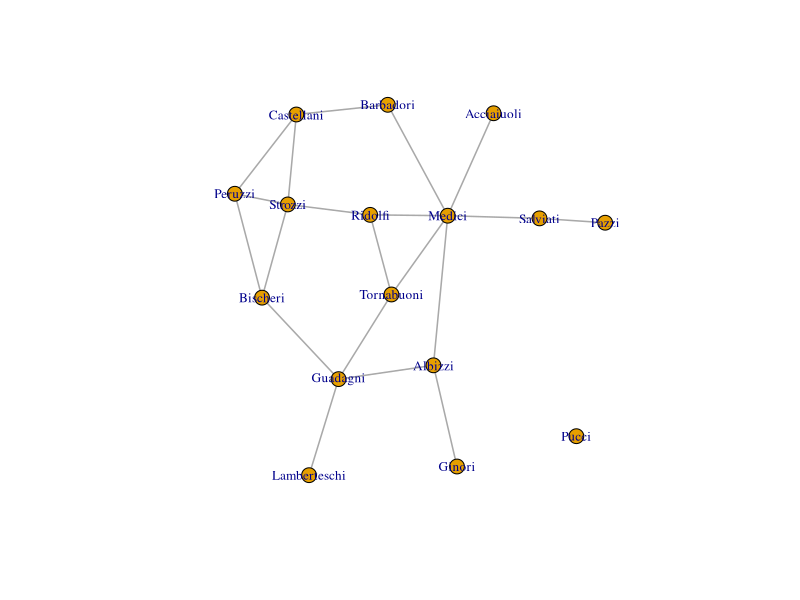
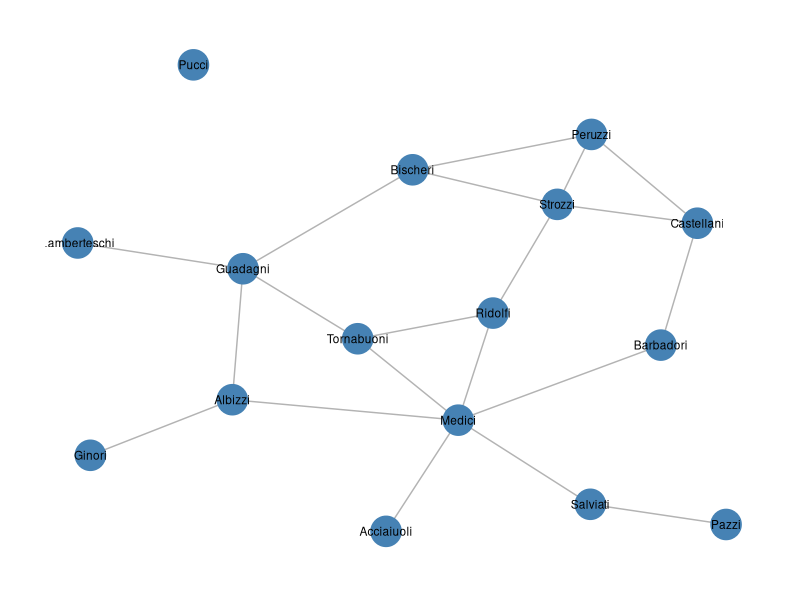
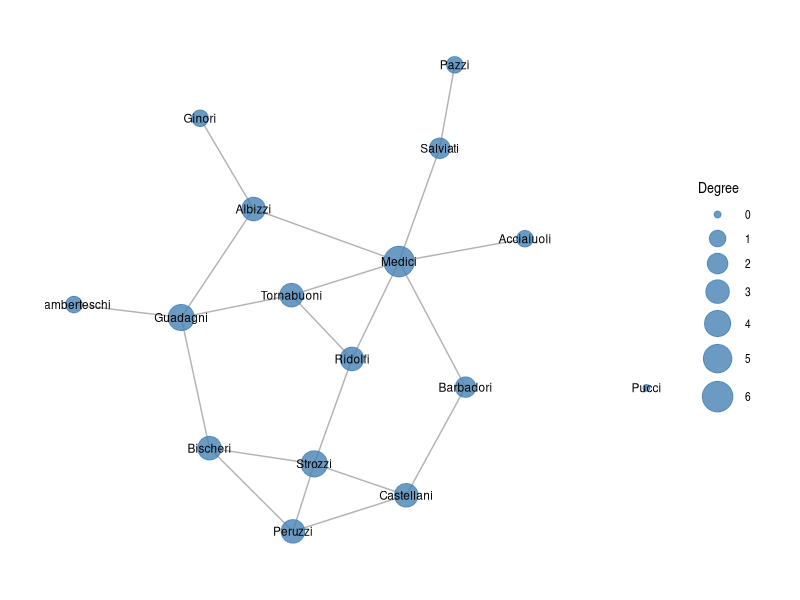
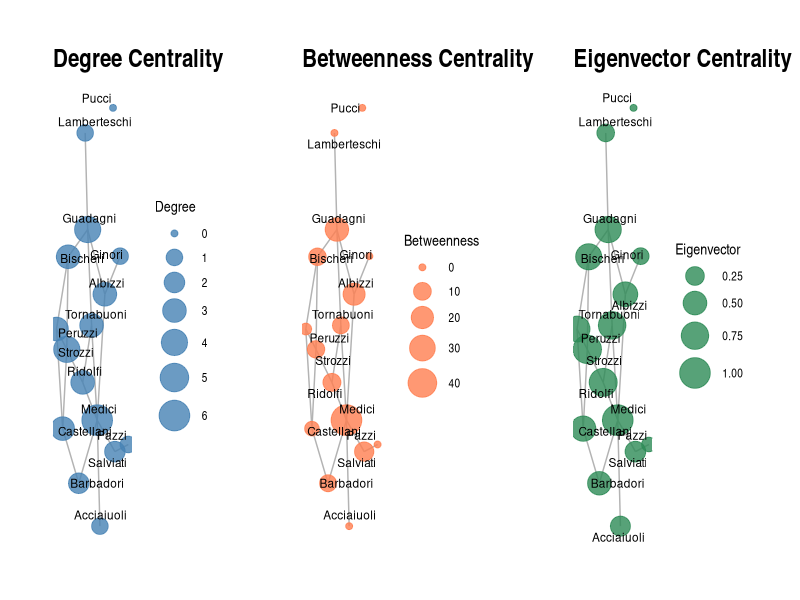

These figures' R source, in order: (Note: this script raises an error after producing the figures.)
## ---- chunk 1
#| message: false
#| warning: false


library(igraph)
library(network)
library(tidygraph)
library(ggraph)
library(tidyverse)
library(sna)
library(patchwork)
## ---- chunk 2
data(flo)               ## Medici family network
flo
## ---- chunk 3
# From adjacency matrix
g_flo <- graph_from_adjacency_matrix(flo, mode = "undirected", weighted = NULL)

# Quick inspection
g_flo
## ---- chunk 4
# Create from edge list
edges <- tibble(
  from = c(1, 1, 2, 2, 3),
  to   = c(2, 3, 3, 4, 4)
)
edges
g <- graph_from_data_frame(edges, directed = FALSE)
g
## ---- chunk 5
# Printing the igraph object name returns descriptive information about the network
class(g_flo)
g_flo
## ---- chunk 6
vertex_attr(g_flo)

igraph::degree(g_flo)
## ---- chunk 7
# Name attribute
 V(g_flo)$name
# Degree attribute
 
V(g_flo)$degree <-  igraph::degree(g_flo)

V(g_flo)$degree

g_flo

## ---- chunk 8
V(g_flo)
V(g_flo)$fav_pizza <- rep(c("Margherita", "Pepperoni", "Vegetarian", "Hawaiian", "Quattro Formaggi"), times = 4)[1:16]

g_flo
## ---- chunk 9
E(g_flo)
## ---- chunk 10
# Add a new edge attribute
E(g_flo)$trust_level <- rep(c("high", "low", "medium", "high", "low"), times = 4)[1:20]

# View existing edge attributes
edge_attr(g_flo)

# Access a specific edge attribute
E(g_flo)$trust_level

## ---- chunk 11
# 1. Create the attribute
V(g_flo)$degree <- igraph::degree(g_flo)

# 2. Now you can filter using the attribute
V(g_flo)[degree > 2]
## ---- chunk 12
vcount(g_flo)                  # number of vertices
ecount(g_flo)                  # number of edges
is_directed(g_flo)
is_weighted(g_flo)
## ---- chunk 13
#| fig-width: 8
#| fig-height: 6
plot(g_flo, 
     vertex.size = 8,
     vertex.label.cex = 0.8,
     edge.width = 1.5)
## ---- chunk 14
#| fig-width: 8
#| fig-height: 6
ggraph(g_flo, layout = 'fr') +
  geom_edge_link(edge_width = 0.5, edge_colour = 'grey70') +
  geom_node_point(size = 10, colour = 'steelblue') +
  geom_node_text(aes(label = name), repel = F, size = 3) +
  theme_graph()
## ---- chunk 15
g <- make_empty_graph(n = 5)

# Add edges by indexing
g <- g + edge(c(1, 2, 2, 3))
g


## ---- chunk 16
# Add vertex attributes
V(g_flo)$degree <- igraph::degree(g_flo)
V(g_flo)
# Add edge attributes (on weighted example)
g_weighted <- g_flo
E(g_weighted)$weight <- runif(ecount(g_flo))
## ---- chunk 17
deg <- igraph::degree(g_flo)
deg
## ---- chunk 18
bet <- igraph::betweenness(g_flo)
bet
## ---- chunk 19
clo <- igraph::closeness(g_flo)
clo
## ---- chunk 20
eig <- igraph::eigen_centrality(g_flo)$vector
eig
## ---- chunk 21
#| fig-width: 8
#| fig-height: 6
ggraph(g_flo, layout = 'fr') +
  geom_edge_link(edge_width = 0.5, edge_colour = 'grey70') +
  geom_node_point(aes(size = deg), colour = 'steelblue', alpha = 0.8) +
  geom_node_text(aes(label = name), repel = F, size = 3) +
  scale_size(range = c(2, 10)) +
  theme_graph() +
  labs(size = "Degree")
## ---- chunk 22
#| fig-width: 14
#| fig-height: 5

# Calculate centrality measures
V(g_flo)$degree <- igraph::degree(g_flo)
V(g_flo)$betweenness <- igraph::betweenness(g_flo)
V(g_flo)$eigenvector <- igraph::eigen_centrality(g_flo)$vector
## ---- chunk 23
# Create a common layout for consistency across plots
layout_fr <- layout_with_fr(g_flo)

p1 <- ggraph(g_flo, layout = layout_fr) +
  geom_edge_link(edge_width = 0.5, edge_colour = 'grey70') +
  geom_node_point(aes(size = degree), colour = 'steelblue', alpha = 0.8) +
  geom_node_text(aes(label = name), repel = TRUE, size = 3) +
  scale_size(range = c(2, 10)) +
  theme_graph() +
  labs(title = "Degree Centrality", size = "Degree")

p2 <- ggraph(g_flo, layout = layout_fr) +
  geom_edge_link(edge_width = 0.5, edge_colour = 'grey70') +
  geom_node_point(aes(size = betweenness), colour = 'coral', alpha = 0.8) +
  geom_node_text(aes(label = name), repel = TRUE, size = 3) +
  scale_size(range = c(2, 10)) +
  theme_graph() +
  labs(title = "Betweenness Centrality", size = "Betweenness")

p3 <- ggraph(g_flo, layout = layout_fr) +
  geom_edge_link(edge_width = 0.5, edge_colour = 'grey70') +
  geom_node_point(aes(size = eigenvector), colour = 'seagreen', alpha = 0.8) +
  geom_node_text(aes(label = name), repel = TRUE, size = 3) +
  scale_size(range = c(2, 10)) +
  theme_graph() +
  labs(title = "Eigenvector Centrality", size = "Eigenvector")

(p1 | p2 | p3)
## ---- chunk 24
edge_density(g_flo)
transitivity(g_flo)              # global clustering coefficient
## ---- chunk 25
# Create a directed example
g_dir <- graph_from_data_frame(
  tibble(from = c(1, 2, 2, 3), to = c(2, 1, 3, 2)),
  directed = TRUE
)

reciprocity(g_dir)
## ---- chunk 26
igraph::components(g_flo)
is_connected(g_flo)
## ---- chunk 27
## Geodesic distances

distances(g_flo)[1:3, 1:3]
diameter(g_flo)
## ---- chunk 28
kc <- coreness(g_flo)
kc
## ---- chunk 29

cliques(g_flo, min = 3)
## ---- chunk 30
comm <- cluster_louvain(g_flo) # modularity-based communities
membership(comm)
modularity(comm)
?cluster_louvain()
## ---- chunk 31
#| fig-width: 8
#| fig-height: 6
ggraph(g_flo, layout = 'fr') +
  geom_edge_link(edge_width = 0.5, edge_colour = 'grey70') +
  geom_node_point(aes(colour = factor(membership(comm))), size = 5) +
  geom_node_text(aes(label = name), repel = TRUE, size = 3) +
  theme_graph() +
  theme(legend.position = 'bottom')
## ---- chunk 32
#| fig-width: 6
#| fig-height: 5

set.seed(42)

# Create three separate cliques
clique1 <- graph_from_edgelist(
  expand.grid(1:15, 1:15)[expand.grid(1:15, 1:15)[, 1] < 
                          expand.grid(1:15, 1:15)[, 2], ] |> as.matrix()
)

clique2 <- graph_from_edgelist(
  expand.grid(16:30, 16:30)[expand.grid(16:30, 16:30)[, 1] < 
                            expand.grid(16:30, 16:30)[, 2], ] |> as.matrix()
)

clique3 <- graph_from_edgelist(
  expand.grid(31:45, 31:45)[expand.grid(31:45, 31:45)[, 1] < 
                            expand.grid(31:45, 31:45)[, 2], ] |> as.matrix()
)

# Combine cliques with a few sparse between-cluster edges
g_clustered <- clique1 + clique2 + clique3
g_clustered

set.seed(12)
n_edges_add <- ceiling(ecount(g_clustered) * 0.3)
random_edges <- sample(1:vcount(g_clustered), 2 * n_edges_add, replace = TRUE)
g_clustered <- add_edges(g_clustered, random_edges)

ggraph(g_clustered, layout = 'fr') +
  geom_edge_link(edge_width = 0.2, edge_colour = 'grey70') +
  geom_node_point(colour = 'steelblue', size = 3, alpha = 0.8) +
  theme_graph() 

g_clustered
## ---- chunk 33
# Detect communities
g_clustered <- as.undirected(g_clustered) 
comm_clustered <- cluster_louvain(g_clustered)
V(g_clustered)$community <- igraph::membership(comm_clustered)

g_clustered
ggraph(g_clustered, layout = 'fr') +
  geom_edge_link(edge_width = 0.2, edge_colour = 'grey70') +
  geom_node_point(aes(colour = factor(community)), size = 3, alpha = 0.8) +
  theme_graph() +
  labs(title = "", colour = "Community")
## ---- chunk 34
#| fig-width: 6
#| fig-height: 5

set.seed(42)

# Create a random Erdős–Rényi network
g_random <- sample_gnp(90, 0.1)

ggraph(g_random, layout = 'fr') +
  geom_edge_link(edge_width = 0.2, edge_colour = 'grey70') +
  geom_node_point(colour = 'black', size = 3, alpha = 0.8) +
  theme_graph()

## ---- chunk 35
##  Correlation of profiles
se_dist <- similarity(g_flo, method = "invlogweight")

##  Hierarchical clustering
hc <- hclust(as.dist(1 - se_dist))
plot(hc)
## ---- chunk 36
# Create Index-Name data frame
flo_families <- data.frame(
  Index = 1:vcount(g_flo),
  Name = V(g_flo)$name
)

# View the table
print(flo_families)
## ---- chunk 37
g_er <- sample_gnp(n = 20, p = 0.1)

plot(g_er, main = "Erdős–Rényi (Gnp)", vertex.size = 20, vertex.label = NA, edge.color = "gray")
## ---- chunk 38
g_conf <- igraph::sample_degseq(c(3,3,2,2,2))
plot(g_conf, main = "Configuration Model", vertex.size = 20, vertex.label = NA, edge.color = "steelblue")
## ---- chunk 39
g_ws <- sample_smallworld(dim = 1, size = 50, nei = 2, p = 0.1)
plot(g_ws, main = "Small-World (Watts–Strogatz)", vertex.size = 5, vertex.label = NA, edge.color = "orange")
## ---- chunk 40
g_sf <- sample_pa(n = 50, power = 1, directed = FALSE)
plot(g_sf, main = "Scale-Free (Preferential Attachment)", vertex.size = 6, vertex.label = NA, edge.color = "purple")

## ---- chunk 41

ggraph(g_flo, layout = 'fr') +
  geom_edge_link(edge_width = 0.2, edge_colour = 'grey70') +
  geom_node_point(aes(colour = factor(fav_pizza)), size = 3, alpha = 0.8) +
  theme_graph() +
  labs(title = "", colour = "Community")
## ---- chunk 42
# Assortativity test for favourite pizza
assortativity_nominal(g_flo, types = as.numeric(factor(V(g_flo)$fav_pizza)))
